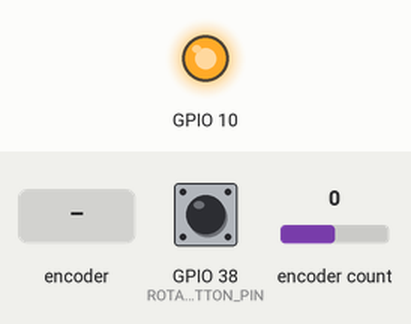
This sketch was run on a simulated ESP32-S3. On the bench: output pins drawn as LEDs (lit = HIGH). Inputs (shaded band) come from the test bench; at power-on: GPIO 38 (ROTARY_ENCODER_BUTTON_PIN) HIGH, encoder count 0. EEPROM starts erased; what the sketch prints to the serial monitor is not drawn.

Above: at 1.2 s.
1.3 s: rotary encoder on GPIO 38 (ROTARY_ENCODER_BUTTON_PIN) / GPIO 40 (ROTARY_ENCODER_B_PIN) turned 1 step (first pin leading)
Timing chart, 0 to 4.3 s (numbered marks = the images above; inputs shaded):
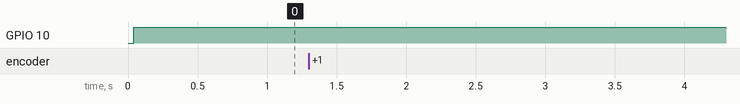

The sketch:

Muses72323_ESP32_RotaryEncoder.ino
```cpp
#include <AiEsp32RotaryEncoder.h>
#include <Muses72323.h>
#include <EEPROM.h>
/*
   使用ESP32-S3-DevKitC-1模块控制Muses72323电子音量芯片
   By Jerry Long， 10 Feb 2024

   Muses72323芯片SPI接线：
      Latch(20#)——>SDL——>GPIO10(SS)
      Clock(19#)——>SCL——>GPIO12(SCK)
      Data(18#) ——>SDA——>GPIO11(MOSI)

   Muses72323芯片数字供电：
      D_IN(16#) ——>5V
      D_REF(32#)——>D_GND

   Muses72323芯片模拟供电：
      外接±15V电源，地A_GND
*/
/*
旋转编码器的硬件连接

Rotary encoder side    ESP32 side
-------------------    ---------------------------------------------------------------------
CLK (A pin)            GPIO39
DT (B pin)             GPIO40
SW (button pin)        GPIO38
GND                    GND
VCC                    5V (设置 ROTARY_ENCODER_VCC_PIN -1)

*/

/////////////////////////////////////////////
////           旋转编码器定义部分          ////
/////////////////////////////////////////////
#if defined(ESP8266)
#define ROTARY_ENCODER_A_PIN D6
#define ROTARY_ENCODER_B_PIN D5
#define ROTARY_ENCODER_BUTTON_PIN D7
#else
#define ROTARY_ENCODER_A_PIN 39
#define ROTARY_ENCODER_B_PIN 40
#define ROTARY_ENCODER_BUTTON_PIN 38
#endif
#define ROTARY_ENCODER_VCC_PIN -1 /* 当旋转编码器的供电VCC直接接板子输出5V时，该值设为-1 */

//根据所用的旋转编码器设置 - 尝试 1,2 or 4 以得到所需的效果
//#define ROTARY_ENCODER_STEPS 1
//#define ROTARY_ENCODER_STEPS 2
#define ROTARY_ENCODER_STEPS 4

//定义旋转编码器对象
AiEsp32RotaryEncoder rotaryEncoder = AiEsp32RotaryEncoder(ROTARY_ENCODER_A_PIN, ROTARY_ENCODER_B_PIN, ROTARY_ENCODER_BUTTON_PIN, ROTARY_ENCODER_VCC_PIN, ROTARY_ENCODER_STEPS);

/////////////////////////////////////////////
////        Muses72323芯片定义部分         ////
/////////////////////////////////////////////

//定义Muses72323芯片的地址（根据ADR0-#30和ADR1-#31脚位的高低电位）
static const byte MUSES_ADDRESS = 0;

static Muses72323 Muses(MUSES_ADDRESS); //根据上述芯片地址创建Muses72323对象


//定义默认音量，当前音量，最大和最小音量
static Muses72323::volume_t defaultVolume = -50; //重启后的默认音量-50dB
static Muses72323::volume_t currentVolume = -20; //当前音量，-20dB开始
int MaxVolume = 0; //最大音量0dB
int MinVolume = -479; //最小音量-111.75dB

/////////////////////////////////////////////
////            EEPROM定义部分            ////
/////////////////////////////////////////////
//定义使用的EEPROM容量大小为5(0，音量；1，音源；2，平衡/单端；3，静音；4，胆管使用时间)
#define EEPROM_SIZE 5
#define EEPROM_VOLUME_ADDRESS    0
#define EEPROM_INPUT_ADDRESS     1
#define EEPROM_BAL_SE_ADDRESS    2
#define EEPROM_MUTE_ADDRESS      3
#define EEPROM_TUBE_HRS_ADDRESS  4

void rotary_onButtonClick()
{
	static unsigned long lastTimePressed = 0;
	//ignore multiple press in that time milliseconds
	if (millis() - lastTimePressed < 500)
	{
		return;
	}
	lastTimePressed = millis();
	Serial.print("button pressed ");
	Serial.print(millis());
	Serial.println(" milliseconds after restart");
}

void rotary_loop()
{
	//dont print anything unless value changed
	if (rotaryEncoder.encoderChanged())
	{
		currentVolume = rotaryEncoder.readEncoder();
    Muses.setVolume(currentVolume, currentVolume);
    //音量值发生变化时，将当前音量值写入EEPROM
    EEPROM.write(EEPROM_VOLUME_ADDRESS, currentVolume);
    EEPROM.commit();
		Serial.print("currentVolume: ");
		Serial.println(currentVolume);
	}
	if (rotaryEncoder.isEncoderButtonClicked())
	{
		rotary_onButtonClick();
	}
}

void IRAM_ATTR readEncoderISR()
{
	rotaryEncoder.readEncoder_ISR();
}

void setup()
{
	Serial.begin(115200);

  //初始化EEPROM
  EEPROM.begin(EEPROM_SIZE);

	//初始化旋转编码器
	rotaryEncoder.begin();
	rotaryEncoder.setup(readEncoderISR);
	//设置编码器是否循环
	bool circleValues = false;
	//设置编码器的取值范围（0, 479），对应的音量衰减范围（0, -111.75dB）
	rotaryEncoder.setBoundaries(0, 479, circleValues);

	//设置是否使用加速功能
	//rotaryEncoder.disableAcceleration(); //acceleration is now enabled by default - disable if you dont need it
	rotaryEncoder.setAcceleration(80); //数值越大加速越快

  //初始化Muses72323
  Muses.begin();

  //设置Muses72323状态
  Muses.setExternalClock(false); //不使用外部时钟，使用芯片内置的时钟
  Muses.setZeroCrossingOn(true); //启用ZeroCrossing功能

  //启动时设置为上次关机时音量，并同时将旋转编码器位置设定为相应数值
  currentVolume = EEPROM.read(EEPROM_VOLUME_ADDRESS);
  Muses.setVolume(currentVolume, currentVolume);
  rotaryEncoder.setEncoderValue(currentVolume);
}

void loop()
{
	//in loop call your custom function which will process rotary encoder values
	rotary_loop();
	delay(50); //or do whatever you need to do...
}
```

Muses72323.h
```cpp
// (licence header left out)
#ifndef INCLUDED_MUSES_72323
#define INCLUDED_MUSES_72323

#include <Arduino.h>

class Muses72323
{
public:
	// contextual data types.
	typedef uint8_t pin_t;
	typedef uint16_t data_t;
	typedef int volume_t;
	typedef uint16_t address_t;


	// specify a connection over an address using three output pins.
	Muses72323(address_t chip_address);

	// set the pins in their correct states.
	void begin();

	// set the volume using the following formula:
	//   (-0.25 * volume) db
	// audio level goes from [-117.5, 0.0] dB
	// input goes from -472 to 0.
	void setVolume(volume_t left, volume_t right);


	// Gain is disable, this function just set the settings in the gain address
	void setGain();


  	void mute();
	//Enable or Disable External Clock. If no external clock is connected this must be set to
	//false
	void setExternalClock(bool enabled);

	// enable or disable zero crossing.
	void setZeroCrossingOn(bool enabled);

	//If set to true Left and Right will not be treated independently
	//To set attenuation with link channels, just set the left channel
	void setLinkChannels(bool enabled);


private:
  void transfer(address_t address, data_t data);

private:
	// for multiple chips on the same bus line.
	address_t chip_address;
	data_t states ;
	data_t gain ;

};

#endif // INCLUDED_MUSES_72323
```

Measured:
- after the input at 1.3 s, every drawn part: stays the same
